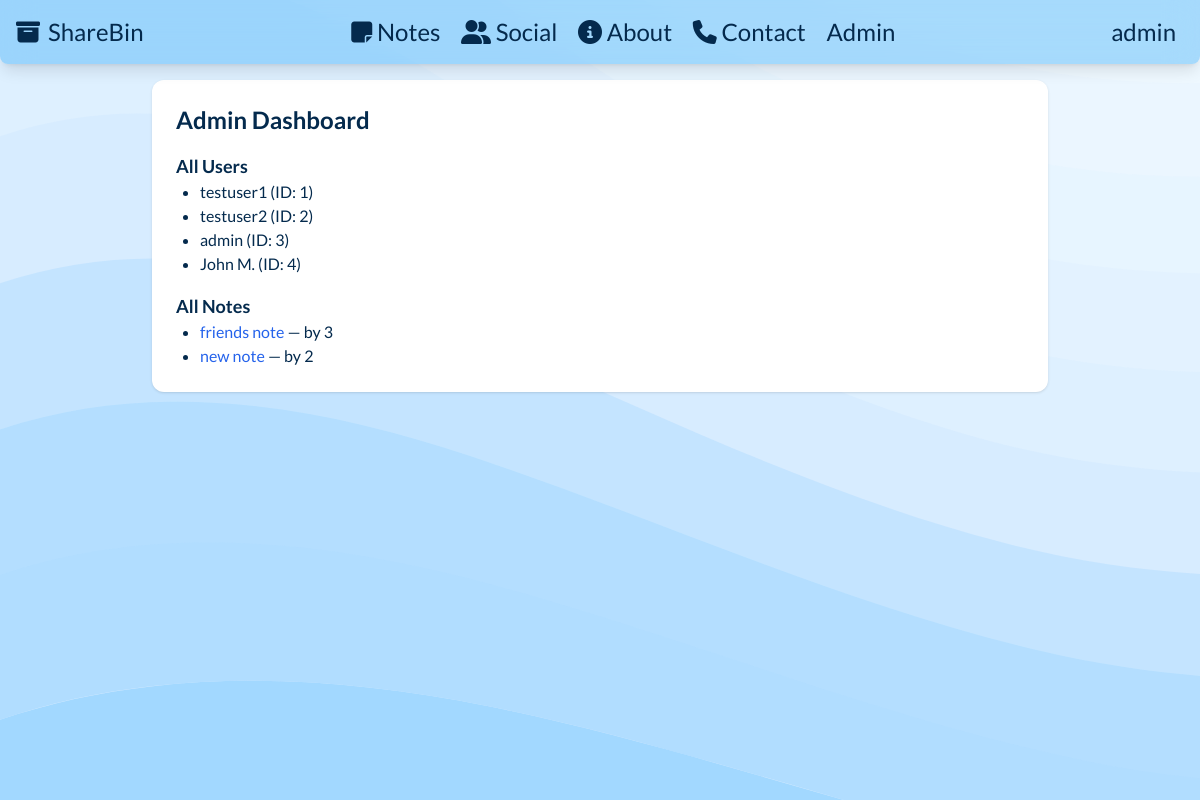
/admin (signed in), run on the app's committed database.
### tables this page shows
CREATE TABLE users (
            id INTEGER PRIMARY KEY AUTOINCREMENT,
            username TEXT,
            password TEXT,
            email TEXT,
            created_at TIMESTAMP DEFAULT CURRENT_TIMESTAMP
        );

CREATE TABLE notes (
            id INTEGER PRIMARY KEY AUTOINCREMENT,
            user TEXT,
            title TEXT,
            content TEXT,
            is_private INTEGER,
            visibility TEXT CHECK(visibility IN ('public', 'private', 'friends')),
            file_path TEXT,
            created_at TIMESTAMP DEFAULT CURRENT_TIMESTAMP
        );

### app.py (the view)
@app.route('/admin')
def admin_dashboard():
    if 'username' not in session:
        return redirect('/login')
    conn = get_db()
    c = conn.cursor()
    c.execute("SELECT * FROM users")
    users = c.fetchall()
    c.execute("SELECT * FROM notes")
    notes = c.fetchall()
    conn.close()
    return render_template('admin.html', users=users, notes=notes, user=session.get('username'))

### app.py (called while the page is built)
def get_db():
    conn = sqlite3.connect(DATABASE)
    return conn

### templates/admin.html
{% extends "base.html" %} {% block content %}
<div class="max-w-4xl mx-auto bg-white p-6 rounded-xl shadow">
  <h2 class="text-2xl font-bold mb-4">Admin Dashboard</h2>
  <h3 class="text-lg font-semibold mt-4">All Users</h3>
  <ul class="list-disc pl-6">
    {% for user in users %}
    <li>{{ user[1] }} (ID: {{ user[0] }})</li>
    {% endfor %}
  </ul>
  <h3 class="text-lg font-semibold mt-4">All Notes</h3>
  <ul class="list-disc pl-6">
    {% for note in notes %}
    <li>
      <a href="/notes/{{ note[0] }}" class="text-blue-600 hover:underline"
        >{{ note[2] }}</a
      >
      — by {{ note[1] }}
    </li>
    {% endfor %}
  </ul>
</div>
{% endblock %}

### templates/base.html (shortened to what this page needs)
<!DOCTYPE html>
<html>
  <head>
    <script src="https://cdn.tailwindcss.com"></script>
  </head>
  <body
    class="font-[lato] text-congress-blue-950 bg-congress-blue-100 scroll-smooth"
  >
    <header>
      <nav
        class="bg-congress-blue-500/30 backdrop-blur-lg rounded-b-lg shadow-lg p-4 flex flex-row w-full fixed top-0 z-50"
      >
        <div class="container justify-start text-2xl w-fit">
          <a
            href="/"
            class="flex items-center hover:text-gray-200 hover:text-shadow-lg transition-all duration-150 ease-in-out w-fit"
          >
            <i class="fa-solid fa-box-archive pr-2"></i>
            <h1 class="text-2xl">ShareBin</h1>
          </a>
        </div>
        <div class="container justify-center text-2xl w-fit mx-auto">
          <a
            href="/notes"
            class="p-2 hover:text-gray-200 transition-all duration-150 ease-in-out w-fit"
            ><i class="fa fa-sticky-note"></i> Notes</a
          >
          <a
            href="/social"
            class="p-2 hover:text-gray-200 transition-all duration-150 ease-in-out w-fit"
          >
            <i class="fa-solid fa-user-group"></i> Social</a
          >
          <a
            href="/about"
            class="p-2 hover:text-gray-200 transition-all duration-150 ease-in-out w-fit"
            ><i class="fa-solid fa-circle-info"></i> About</a
          >
          <a
            href="/contact"
            class="p-2 hover:text-gray-200 transition-all duration-150 ease-in-out w-fit"
          >
            <i class="fa-solid fa-phone"></i> Contact</a
          >
          {% if user == "admin" %}
          <a
            href="/admin"
            class="p-2 hover:text-gray-200 transition-all duration-150 ease-in-out w-fit"
            >Admin</a
          >
          {% endif %}
        </div>
        <div class="container justify-end text-2xl w-fit">
          {% if user %}
          <a
            href="/profile"
            class="p-2 hover:text-gray-200 transition-all duration-150 ease-in-out w-fit"
            >{{ user }}</a
          >
          {% else %}
          <a
            href="/login"
            class="p-2 hover:text-gray-200 transition-all duration-150 ease-in-out w-fit"
            >Log In <span aria-hidden="true">&rarr;</span></a
          >
          {% endif %}
        </div>
      </nav>
    </header>
    <section
      class="w-full min-h-fit h-screen pt-[10vh] bg-custom-pattern bg-cover bg-repeat-y bg-fixed"
    >
      {% block content %}{% endblock %}
    </section>
  </body>
</html>

### data on the page
users: username "admin", id "3"
users: username "testuser1", id "1"
users: username "testuser2", id "2"
users: username "John M.", id "4"
notes: title "friends note", user "3"
notes: title "new note", user "2"
